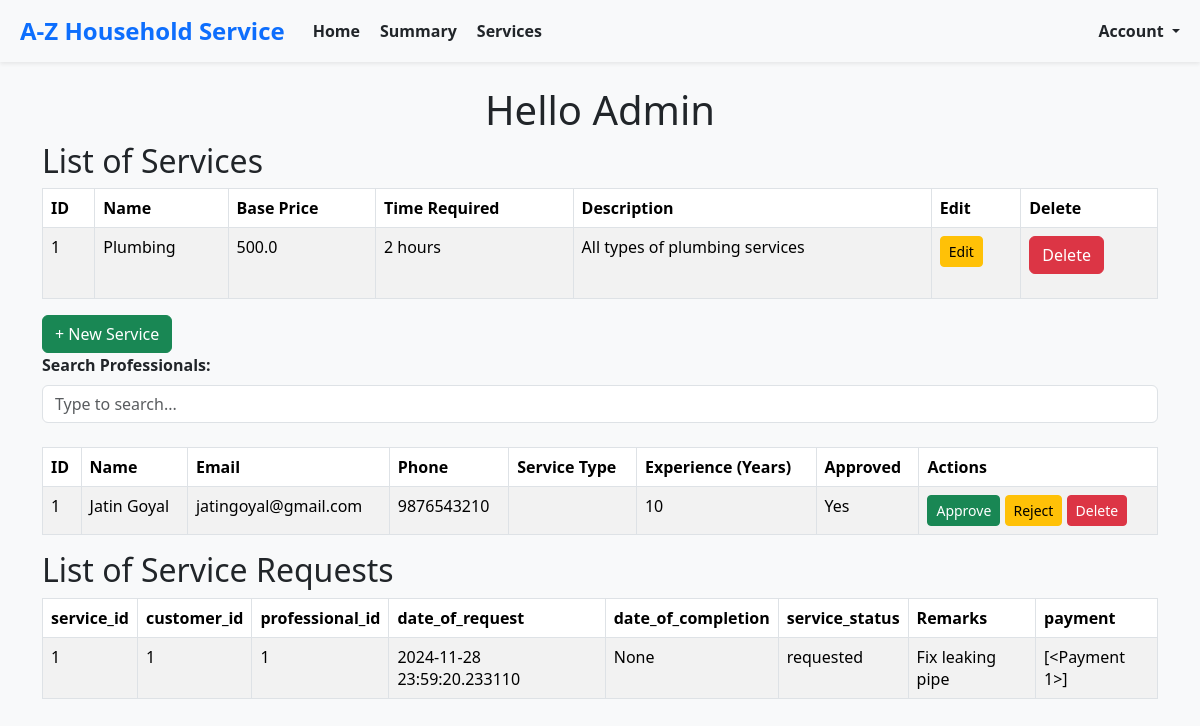
The page /admin/home on the database as committed earlier.
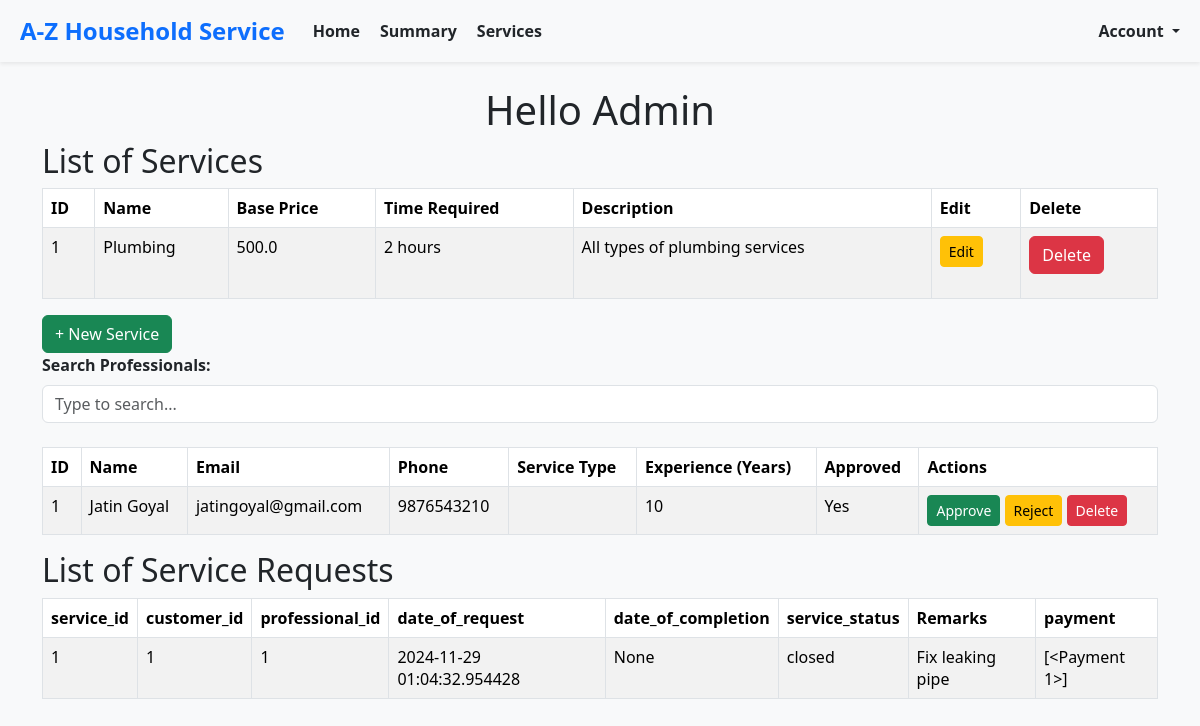
The same page on the database as committed later.
### models.py (models this page shows, shortened)
class BaseModel(db.Model):
    __abstract__ = True  # This makes it an abstract class, not a table in the database
    id = db.Column(db.Integer, primary_key=True)
    created_at = db.Column(db.DateTime, default=datetime.utcnow, nullable=False)  # Ensure it's not nullable
    modified_at = db.Column(db.DateTime, default=datetime.utcnow, onupdate=datetime.utcnow, nullable=False)  # Ensure it's not nullable

class ServiceRequest(BaseModel):
    __tablename__ = 'service_request'
    service_id = db.Column(db.Integer, db.ForeignKey('service.id'), nullable=True)  # Made nullable
    customer_id = db.Column(db.Integer, db.ForeignKey('customer.id'), nullable=False)
    professional_id = db.Column(db.Integer, db.ForeignKey('service_professional.id'), nullable=True)
    date_of_request = db.Column(db.DateTime, default=datetime.utcnow, nullable=True)  # Made nullable
    date_of_completion = db.Column(db.DateTime, nullable=True)  # Made nullable
    service_status = db.Column(db.String(50), default="requested", nullable=True)  # Made nullable
    service_type_id= db.Column(db.Integer, nullable=True)  # Made nullable
    remarks = db.Column(db.Text, nullable=True)  # Made nullable
    rejected_by_professional_id= db.Column(db.Integer, nullable=True)  # Made nullable
    rating = db.Column(db.Text, nullable=True)  # Made nullable
    payment = db.relationship('Payment', backref='service_request', lazy=True)

### routes.py (the view)
@app.route('/admin/home')
def admin_home():
    professionals = ServiceProfessional.query.all()
    services = Service.query.all()
    service_requests = ServiceRequest.query.all()
    return render_template(
        'admin/home.html',
        professionals=professionals,
        services=services,
        service_requests=service_requests
    )

### templates/admin/home.html (shortened to what this page needs)
{% extends 'layout.html' %}
{% block content %}
    <div class="container">
        <h1 class="text-center">Hello Admin</h1>
        <h2>List of Services</h2>
        <div class="table-responsive">
            <table class="table table-bordered table-striped">
                <thead>
                    <tr>
                        <th>ID</th>
                        <th>Name</th>
                        <th>Base Price</th>
                        <th>Time Required</th>
                        <th>Description</th>
                        <th>Edit</th>
                        <th>Delete</th>
                    </tr>
                </thead>
                <tbody>
                    {% for service in services %}
                        <tr>
                            <td>{{ service.id }}</td>
                            <td>{{ service.name }}</td>
                            <td>{{ service.base_price }}</td>
                            <td>{{ service.time_required }}</td>
                            <td>{{ service.description }}</td>
                            <td>
                                <button type="button" class="btn btn-warning btn-sm" data-bs-toggle="modal" data-bs-target="#newServiceModal"
                                        data-service-id="{{ service.id }}"
                                        data-service-name="{{ service.name }}"
                                        data-service-description="{{ service.description }}"
                                        data-service-base-price="{{ service.base_price }}"
                                        data-service-time-required="{{ service.time_required }}">
                                    Edit
                                </button>
                            </td>
                            <td>
                                <form method="post" action="delete_service/{{ service.id }}" onsubmit="return confirm('Are you sure you want to delete this service?');">
                                    <button type="submit" class="btn btn-danger">Delete</button>
                                </form>
                            </td>
                        </tr>
                    {% endfor %}
                </tbody>
            </table>
            <button type="button" class="btn btn-success pull-right" data-bs-toggle="modal" data-bs-target="#newServiceModal">
                + New Service
            </button>
        </div>
    {% include 'admin_professionals.html' %}
        <h2>List of Service Requests</h2>
        <div class="table-responsive">
            <table class="table table-bordered table-striped">
                <thead>
                    <tr>
                        <th>service_id</th>
                        <th>customer_id</th>
                        <th>professional_id</th>
                        <th>date_of_request</th>
                        <th>date_of_completion</th>
                        <th>service_status</th>
                        <th>Remarks</th>
                        <th>payment</th>
                    </tr>
                </thead>
                <tbody>
                    {% for request in service_requests %}
                        <tr>
                            <td>{{ request.service_id }}</td>
                            <td>{{ request.customer_id }}</td>
                            <td>{{ request.professional_id}}</td>
                            <td>{{ request.date_of_request  }}</td>
                            <td>{{ request.date_of_completion }}</td>
                            <td>{{ request.service_status }}</td>
                            <td>{{ request.remarks }}</td>
                            <td>{{ request.payment }}</td>
                        </tr>
                    {% endfor %}
                </tbody>
            </table>
        </div>
    </div>
    {% endblock %}

Rows that differ between the two databases and show on the page:
changed ServiceRequest "None": date_of_request "2024-11-28 23:59:20.233110" → "2024-11-29 01:04:32.954428"; service_status "requested" → "closed"
